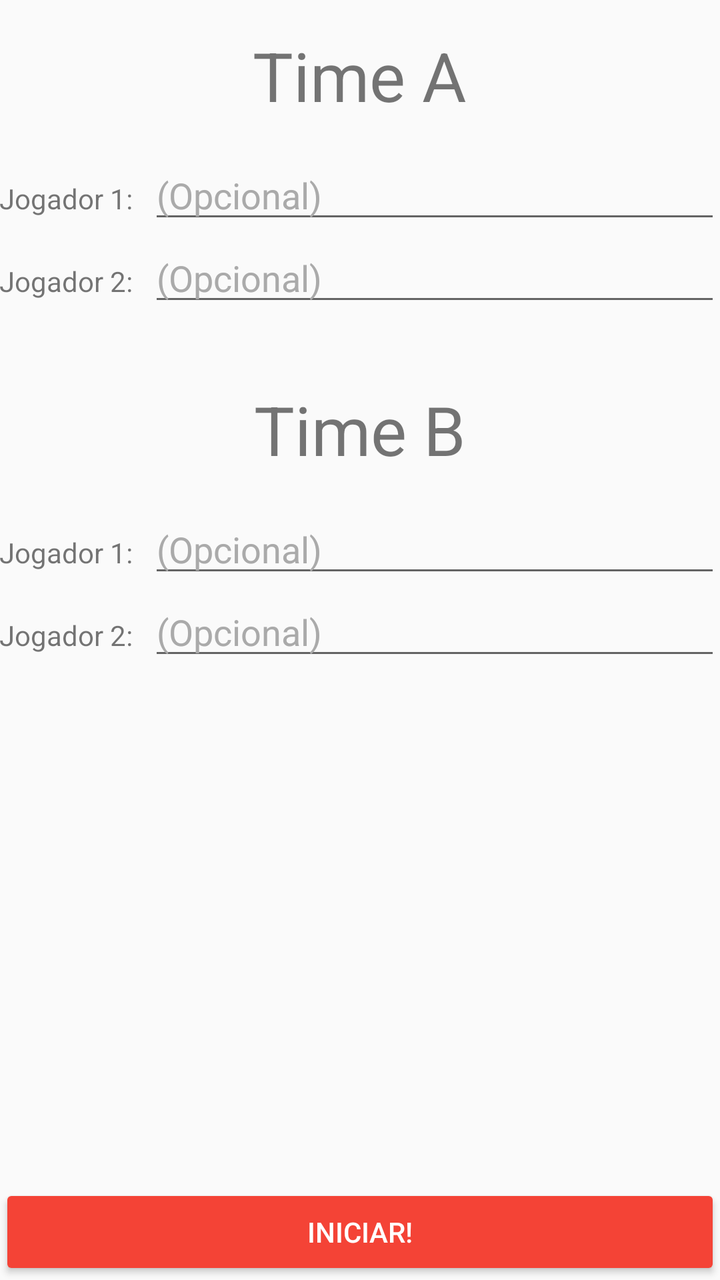
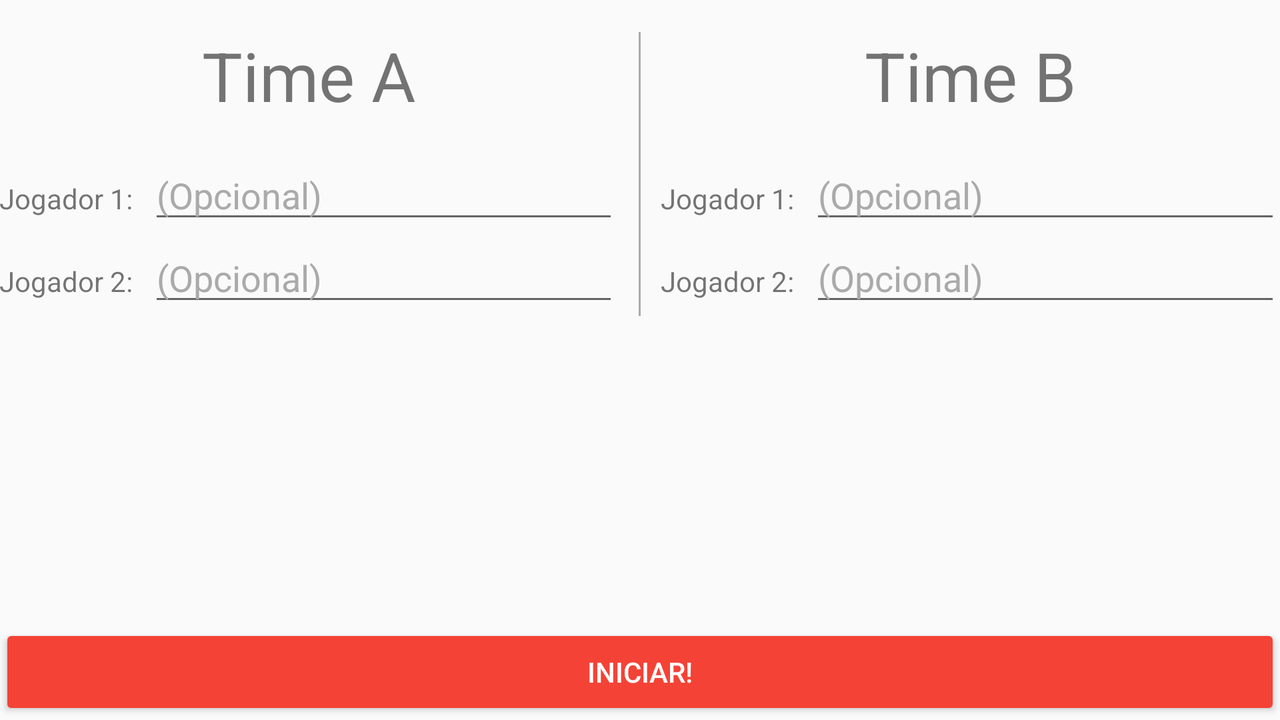

First picture: res/layout/ on a phone held upright. Second picture: the repository's own variant of that layout, on a device whose configuration matches the variant's folder. Source for both follows.
<!-- AndroidManifest.xml: application theme AppTheme -->
<!-- res/layout/activity_four_players.xml -->
<?xml version="1.0" encoding="utf-8"?>
<LinearLayout xmlns:android="http://schemas.android.com/apk/res/android"
    xmlns:tools="http://schemas.android.com/tools"
    android:id="@+id/activity_four_players"
    android:layout_width="match_parent"
    android:layout_height="match_parent"
    android:orientation="vertical"
    android:paddingBottom="@dimen/activity_vertical_margin"
    android:paddingLeft="@dimen/activity_horizontal_margin"
    android:paddingRight="@dimen/activity_horizontal_margin"
    android:paddingTop="@dimen/activity_vertical_margin"
    tools:context="br.com.fddittmar.manilha.activity.FourPlayers">

    <TextView
        android:layout_width="wrap_content"
        android:layout_height="wrap_content"
        android:text="@string/team_a"
        android:layout_marginTop="15dp"
        android:layout_gravity="center_horizontal"
        android:textSize="34sp" />

    <RelativeLayout
        android:layout_width="match_parent"
        android:layout_height="wrap_content"
        android:layout_marginTop="15dp">

        <EditText
            android:id="@+id/et_player_1_team_a"
            android:layout_width="match_parent"
            android:layout_height="wrap_content"
            android:inputType="textCapWords"
            android:maxLength="12"
            android:hint="@string/opcional"
            android:textColorHint="@android:color/darker_gray"
            android:layout_toRightOf="@+id/tv_first_player_a"
            android:layout_toEndOf="@+id/tv_first_player_a"
            android:layout_centerVertical="true"/>

        <TextView
            android:id="@+id/tv_first_player_a"
            android:text="@string/player_1"
            android:layout_width="wrap_content"
            android:layout_height="wrap_content"
            android:layout_gravity="start"
            android:layout_marginRight="8dp"
            android:layout_marginEnd="8dp"
            android:layout_alignBaseline="@+id/et_player_1_team_a"
            android:layout_alignBottom="@+id/et_player_1_team_a"
            android:layout_alignParentLeft="true"
            android:layout_alignParentStart="true" />

    </RelativeLayout>

    <RelativeLayout
        android:layout_width="match_parent"
        android:layout_height="wrap_content">

        <EditText
            android:id="@+id/et_player_2_team_a"
            android:layout_width="match_parent"
            android:layout_height="wrap_content"
            android:inputType="textCapWords"
            android:maxLength="12"
            android:hint="@string/opcional"
            android:textColorHint="@android:color/darker_gray"
            android:layout_toRightOf="@+id/tv_second_player_a"
            android:layout_toEndOf="@+id/tv_second_player_a"
            android:layout_centerVertical="true"/>

        <TextView
            android:id="@+id/tv_second_player_a"
            android:text="@string/player_2"
            android:layout_width="wrap_content"
            android:layout_height="wrap_content"
            android:layout_gravity="start"
            android:layout_marginRight="8dp"
            android:layout_marginEnd="8dp"
            android:layout_alignBaseline="@+id/et_player_2_team_a"
            android:layout_alignBottom="@+id/et_player_2_team_a"
            android:layout_alignParentLeft="true"
            android:layout_alignParentStart="true" />

    </RelativeLayout>


    <TextView
        android:layout_width="wrap_content"
        android:layout_height="wrap_content"
        android:text="@string/team_b"
        android:layout_marginTop="34dp"
        android:layout_gravity="center_horizontal"
        android:textSize="34sp" />

    <RelativeLayout
        android:layout_width="match_parent"
        android:layout_height="wrap_content"
        android:layout_marginTop="15dp">

        <EditText
            android:id="@+id/et_player_1_team_b"
            android:layout_width="match_parent"
            android:layout_height="wrap_content"
            android:inputType="textCapWords"
            android:maxLength="12"
            android:hint="@string/opcional"
            android:textColorHint="@android:color/darker_gray"
            android:layout_toRightOf="@+id/tv_first_player_b"
            android:layout_toEndOf="@+id/tv_first_player_b"
            android:layout_centerVertical="true"/>

        <TextView
            android:id="@+id/tv_first_player_b"
            android:text="@string/player_1"
            android:layout_width="wrap_content"
            android:layout_height="wrap_content"
            android:layout_gravity="start"
            android:layout_marginRight="8dp"
            android:layout_marginEnd="8dp"
            android:layout_alignBaseline="@+id/et_player_1_team_b"
            android:layout_alignBottom="@+id/et_player_1_team_b"
            android:layout_alignParentLeft="true"
            android:layout_alignParentStart="true" />

    </RelativeLayout>

    <RelativeLayout
        android:layout_width="match_parent"
        android:layout_height="wrap_content">

        <EditText
            android:id="@+id/et_player_2_team_b"
            android:layout_width="match_parent"
            android:layout_height="wrap_content"
            android:inputType="textCapWords"
            android:maxLength="12"
            android:hint="@string/opcional"
            android:textColorHint="@android:color/darker_gray"
            android:layout_toRightOf="@+id/tv_second_player_b"
            android:layout_toEndOf="@+id/tv_second_player_b"
            android:layout_centerVertical="true"/>

        <TextView
            android:id="@+id/tv_second_player_b"
            android:text="@string/player_2"
            android:layout_width="wrap_content"
            android:layout_height="wrap_content"
            android:layout_gravity="start"
            android:layout_marginRight="8dp"
            android:layout_marginEnd="8dp"
            android:layout_alignBaseline="@+id/et_player_2_team_b"
            android:layout_alignBottom="@+id/et_player_2_team_b"
            android:layout_alignParentLeft="true"
            android:layout_alignParentStart="true" />

    </RelativeLayout>


    <LinearLayout
        android:orientation="horizontal"
        android:layout_width="match_parent"
        android:layout_height="match_parent"
        android:layout_marginTop="35dp">

        <Button
            android:theme="@style/CounterButton"
            android:id="@+id/btn_start"
            android:text="@string/start"
            android:layout_width="match_parent"
            android:layout_height="wrap_content"
            android:layout_gravity="bottom"
            android:onClick="startCounter"/>
    </LinearLayout>


</LinearLayout>
<!-- resources referenced by this layout -->
<resources>
  <string name="opcional">(Opcional)</string>
  <string name="player_1">Jogador 1:</string>
  <string name="player_2">Jogador 2:</string>
  <string name="start">Iniciar!</string>
  <string name="team_a">Time A</string>
  <string name="team_b">Time B</string>
  <style name="CounterButton" parent="Theme.AppCompat.Light.NoActionBar">
          <item name="colorButtonNormal">@color/colorPrimary</item>
          <item name="colorControlHighlight">@color/colorPrimaryDark</item>
          <item name="android:textColor">@android:color/white</item>
      </style>
  <style name="AppTheme" parent="Theme.AppCompat.Light.DarkActionBar">
          
          <item name="colorPrimary">@color/colorPrimary</item>
          <item name="colorPrimaryDark">@color/colorPrimaryDark</item>
          <item name="colorAccent">@color/colorAccent</item>
      </style>
  <color name="colorPrimary">#F44336</color>
  <color name="colorPrimaryDark">#D32F2F</color>
  <color name="colorAccent">#FFC107</color>
</resources>
<!-- res/layout-land/activity_four_players.xml (the repository's variant of the layout above) -->
<!-- drawn on the phone turned sideways -->
<?xml version="1.0" encoding="utf-8"?>
<LinearLayout xmlns:android="http://schemas.android.com/apk/res/android"
    xmlns:tools="http://schemas.android.com/tools"
    android:id="@+id/activity_four_players"
    android:layout_width="match_parent"
    android:layout_height="match_parent"
    android:orientation="vertical"
    android:paddingBottom="@dimen/activity_vertical_margin"
    android:paddingLeft="@dimen/activity_horizontal_margin"
    android:paddingRight="@dimen/activity_horizontal_margin"
    android:paddingTop="@dimen/activity_vertical_margin"
    tools:context="br.com.fddittmar.manilha.activity.FourPlayers">

    <LinearLayout
        android:layout_width="match_parent"
        android:layout_height="wrap_content"
        android:orientation="horizontal">

        <LinearLayout
            android:layout_width="0dp"
            android:layout_weight="1"
            android:layout_height="wrap_content"
            android:orientation="vertical"
            android:layout_marginRight="10dp"
            android:layout_marginEnd="10dp">

            <TextView
                android:layout_width="wrap_content"
                android:layout_height="wrap_content"
                android:text="@string/team_a"
                android:layout_marginTop="15dp"
                android:layout_gravity="center_horizontal"
                android:textSize="34sp" />

            <RelativeLayout
                android:layout_width="match_parent"
                android:layout_height="wrap_content"
                android:layout_marginTop="15dp">

                <EditText
                    android:id="@+id/et_player_1_team_a"
                    android:layout_width="match_parent"
                    android:layout_height="wrap_content"
                    android:inputType="textCapWords"
                    android:maxLength="12"
                    android:hint="@string/opcional"
                    android:textColorHint="@android:color/darker_gray"
                    android:layout_toRightOf="@+id/tv_first_player_a"
                    android:layout_toEndOf="@+id/tv_first_player_a"
                    android:layout_centerVertical="true"/>

                <TextView
                    android:id="@+id/tv_first_player_a"
                    android:text="@string/player_1"
                    android:layout_width="wrap_content"
                    android:layout_height="wrap_content"
                    android:layout_gravity="start"
                    android:layout_marginRight="8dp"
                    android:layout_marginEnd="8dp"
                    android:layout_alignBaseline="@+id/et_player_1_team_a"
                    android:layout_alignBottom="@+id/et_player_1_team_a"
                    android:layout_alignParentLeft="true"
                    android:layout_alignParentStart="true" />

            </RelativeLayout>

            <RelativeLayout
                android:layout_width="match_parent"
                android:layout_height="wrap_content">

                <EditText
                    android:id="@+id/et_player_2_team_a"
                    android:layout_width="match_parent"
                    android:layout_height="wrap_content"
                    android:inputType="textCapWords"
                    android:maxLength="12"
                    android:hint="@string/opcional"
                    android:textColorHint="@android:color/darker_gray"
                    android:layout_toRightOf="@+id/tv_second_player_a"
                    android:layout_toEndOf="@+id/tv_second_player_a"
                    android:layout_centerVertical="true"/>

                <TextView
                    android:id="@+id/tv_second_player_a"
                    android:text="@string/player_2"
                    android:layout_width="wrap_content"
                    android:layout_height="wrap_content"
                    android:layout_gravity="start"
                    android:layout_marginRight="8dp"
                    android:layout_marginEnd="8dp"
                    android:layout_alignBaseline="@+id/et_player_2_team_a"
                    android:layout_alignBottom="@+id/et_player_2_team_a"
                    android:layout_alignParentLeft="true"
                    android:layout_alignParentStart="true" />

            </RelativeLayout>

        </LinearLayout>

        <View
            android:layout_width="1dp"
            android:layout_height="match_parent"
            android:layout_marginTop="16dp"
            android:background="@android:color/darker_gray" />

        <LinearLayout
            android:layout_width="0dp"
            android:layout_weight="1"
            android:layout_height="wrap_content"
            android:orientation="vertical"
            android:layout_marginLeft="10dp"
            android:layout_marginStart="10dp">

            <TextView
                android:layout_width="wrap_content"
                android:layout_height="wrap_content"
                android:text="@string/team_b"
                android:layout_marginTop="15dp"
                android:layout_gravity="center_horizontal"
                android:textSize="34sp" />

            <RelativeLayout
                android:layout_width="match_parent"
                android:layout_height="wrap_content"
                android:layout_marginTop="15dp">

                <EditText
                    android:id="@+id/et_player_1_team_b"
                    android:layout_width="match_parent"
                    android:layout_height="wrap_content"
                    android:inputType="textCapWords"
                    android:maxLength="12"
                    android:hint="@string/opcional"
                    android:textColorHint="@android:color/darker_gray"
                    android:layout_toRightOf="@+id/tv_first_player_b"
                    android:layout_toEndOf="@+id/tv_first_player_b"
                    android:layout_centerVertical="true"/>

                <TextView
                    android:id="@+id/tv_first_player_b"
                    android:text="@string/player_1"
                    android:layout_width="wrap_content"
                    android:layout_height="wrap_content"
                    android:layout_gravity="start"
                    android:layout_marginRight="8dp"
                    android:layout_marginEnd="8dp"
                    android:layout_alignBaseline="@+id/et_player_1_team_b"
                    android:layout_alignBottom="@+id/et_player_1_team_b"
                    android:layout_alignParentLeft="true"
                    android:layout_alignParentStart="true" />

            </RelativeLayout>

            <RelativeLayout
                android:layout_width="match_parent"
                android:layout_height="wrap_content">

                <EditText
                    android:id="@+id/et_player_2_team_b"
                    android:layout_width="match_parent"
                    android:layout_height="wrap_content"
                    android:inputType="textCapWords"
                    android:maxLength="12"
                    android:hint="@string/opcional"
                    android:textColorHint="@android:color/darker_gray"
                    android:layout_toRightOf="@+id/tv_second_player_b"
                    android:layout_toEndOf="@+id/tv_second_player_b"
                    android:layout_centerVertical="true"/>

                <TextView
                    android:id="@+id/tv_second_player_b"
                    android:text="@string/player_2"
                    android:layout_width="wrap_content"
                    android:layout_height="wrap_content"
                    android:layout_gravity="start"
                    android:layout_marginRight="8dp"
                    android:layout_marginEnd="8dp"
                    android:layout_alignBaseline="@+id/et_player_2_team_b"
                    android:layout_alignBottom="@+id/et_player_2_team_b"
                    android:layout_alignParentLeft="true"
                    android:layout_alignParentStart="true" />

            </RelativeLayout>


        </LinearLayout>

    </LinearLayout>




    <LinearLayout
        android:orientation="horizontal"
        android:layout_width="match_parent"
        android:layout_height="match_parent"
        android:layout_marginTop="35dp">

        <Button
            android:theme="@style/CounterButton"
            android:id="@+id/btn_start"
            android:text="@string/start"
            android:layout_width="match_parent"
            android:layout_height="wrap_content"
            android:layout_gravity="bottom"
            android:onClick="startCounter"/>
    </LinearLayout>


</LinearLayout>
